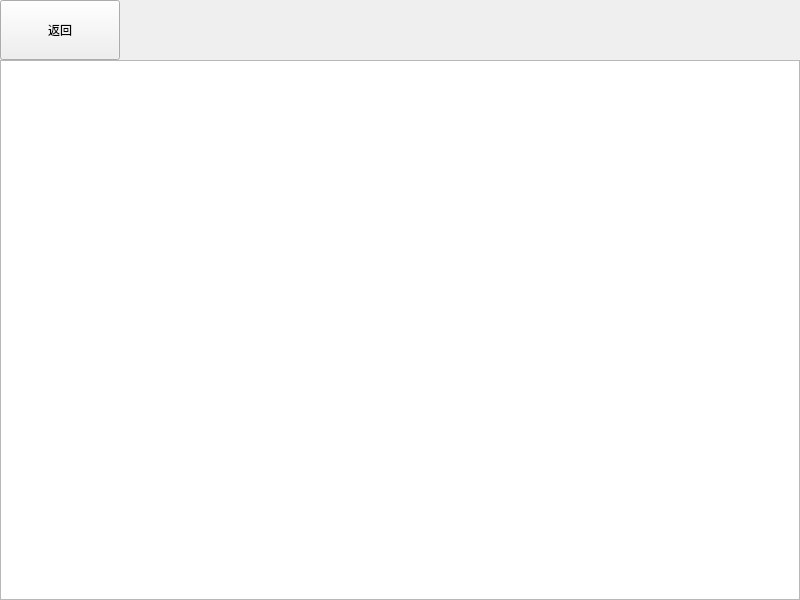
<?xml version="1.0" encoding="UTF-8"?>
<ui version="4.0">
 <class>Bin</class>
 <widget class="QWidget" name="Bin">
  <property name="geometry">
   <rect>
    <x>0</x>
    <y>0</y>
    <width>800</width>
    <height>600</height>
   </rect>
  </property>
  <property name="windowTitle">
   <string>Form</string>
  </property>
  <widget class="QPushButton" name="back_BIN">
   <property name="geometry">
    <rect>
     <x>0</x>
     <y>0</y>
     <width>120</width>
     <height>60</height>
    </rect>
   </property>
   <property name="text">
    <string>返回</string>
   </property>
  </widget>
  <widget class="QListWidget" name="listBin">
   <property name="geometry">
    <rect>
     <x>0</x>
     <y>60</y>
     <width>800</width>
     <height>540</height>
    </rect>
   </property>
  </widget>
 </widget>
 <resources/>
 <connections/>
</ui>
